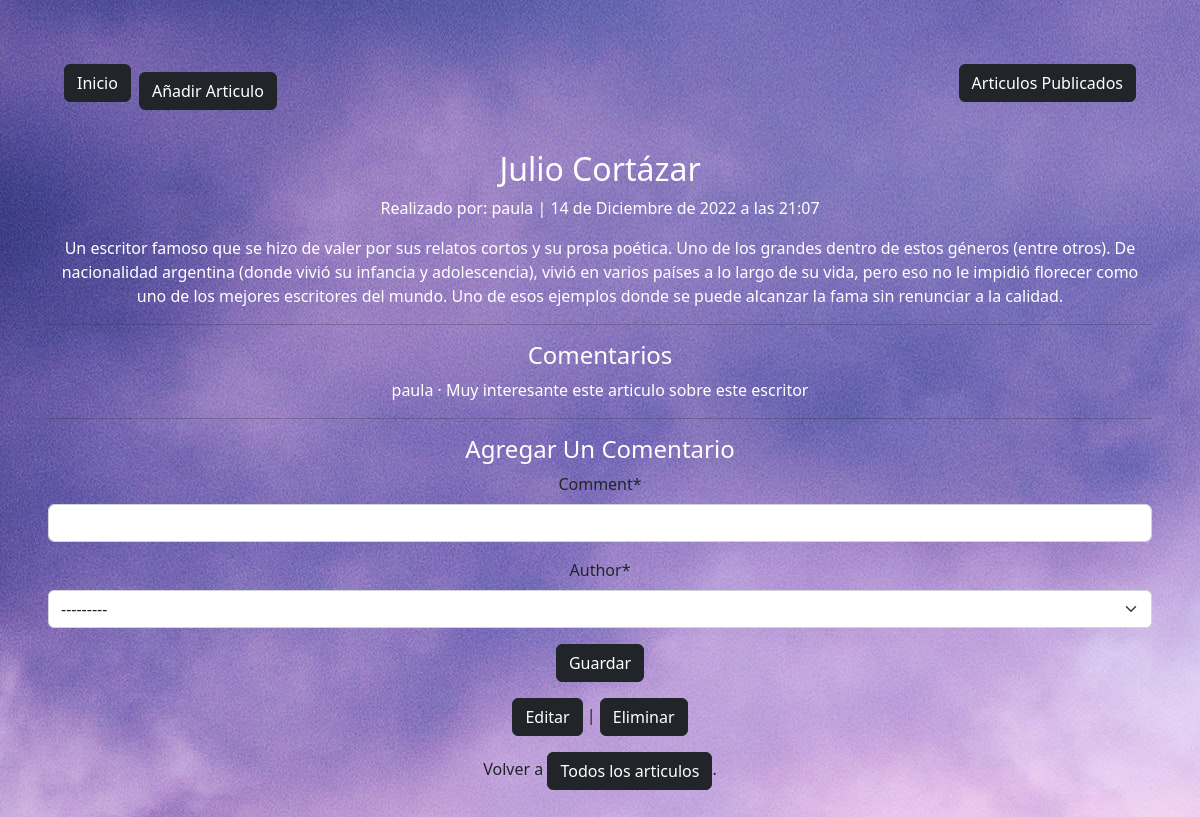
The page /articles/17/ (signed in) on the database its author committed.
### articles/models.py (models this page shows, shortened)
class Article(models.Model):
    title = models.CharField(max_length=255)
    body = models.TextField()
    date = models.DateTimeField(auto_now_add=True)
    author = models.ForeignKey(settings.AUTH_USER_MODEL,
                                on_delete= models.CASCADE,)

class Comment(models.Model):
    article = models.ForeignKey(Article, on_delete=models.CASCADE,)
    comment= models.CharField(
        max_length=140
    )
    author = models.ForeignKey(settings.AUTH_USER_MODEL,
                                on_delete=models.CASCADE,
                                )
    def __str__(self):
        return self.comment

### accounts/models.py (models this page shows)
class CustomUser(AbstractUser):
    age = models.PositiveIntegerField(null=True, blank=True)

### articles/views.py (the view, shortened to what this page needs)
# urls.py: path("<int:pk>/",ArticleDetailView.as_view(),
class ArticleDetailView(LoginRequiredMixin, DetailView):
    def get(self, request, *args, **kwargs):
        view = CommentGet.as_view()
        return view(request, *args, **kwargs)

### articles/forms.py
class CommentForm(forms.ModelForm):
    class Meta:
        model = Comment
        fields = ("comment", "author")

### articles/views.py (called while the page is built)
    def  get_context_data(self, **kwargs):
        context = super().get_context_data(**kwargs)
        context['form'] = CommentForm()
        return context

### templates/article_detail.html (shortened to what this page needs)
{% extends "base.html" %}
{% load crispy_forms_tags %}
{% block content %}
    <div class="article-entry">
        <h2 class = "text-white">{{ object.title}}</h2>
        <p class = "text-white"> Realizado por: {{ object.author }} | {{ object.date }}</p>
        <p class = "text-white"> {{ object.body }}</p>
    </div>
    <hr>
    <h4 class = "text-white">Comentarios</h4>
    {% for comment in article.comment_set.all %}
        <p class = "text-white">{{ comment.author}} &middot; {{ comment }}</p>
    {% endfor %}
    <hr>
    <h4 class = "text-white"> Agregar Un Comentario </h4>
    <form action="" method="post">
        {{ form|crispy }}
        <button class="btn btn-dark ml-2" type="submit">Guardar</button>
    </form>
    <p ><a href="{% url 'article_edit' article.pk %}"><button type="button" class = "btn btn-dark "> Editar </button></a> |
    <a href="{% url 'article_delete' article.pk %}"><button type="button" class = "btn btn-dark "> Eliminar </button></a> </p>
    <p> Volver a <a href="{% url 'article_list' %}"> <button type="button" class = "btn btn-dark "> Todos los articulos </button></a>.</p>
{% endblock content %}

### static/css/diseño.css (style rules this page uses)
body { background-image: url("../img/img2.jpg"); margin: 3rem; }

### rows shown on the page
Article: title "Julio Cortázar", author "paula", date "14 de Diciembre de 2022 a las 21:07", body "Un escritor famoso que se hizo de valer por sus relatos cortos y su prosa poética. Uno de los grandes dentro de estos géneros (entre otros). De nacionalidad argentina (donde vivió su infancia y adolescencia), vivió en varios países a lo largo de su vida, pero eso no le impidió florecer como uno de los mejores escritores del mundo. Uno de esos ejemplos donde se puede alcanzar la fama sin renunciar a la calidad."
Comment: author "paula", comment "Muy interesante este articulo sobre este escritor"
